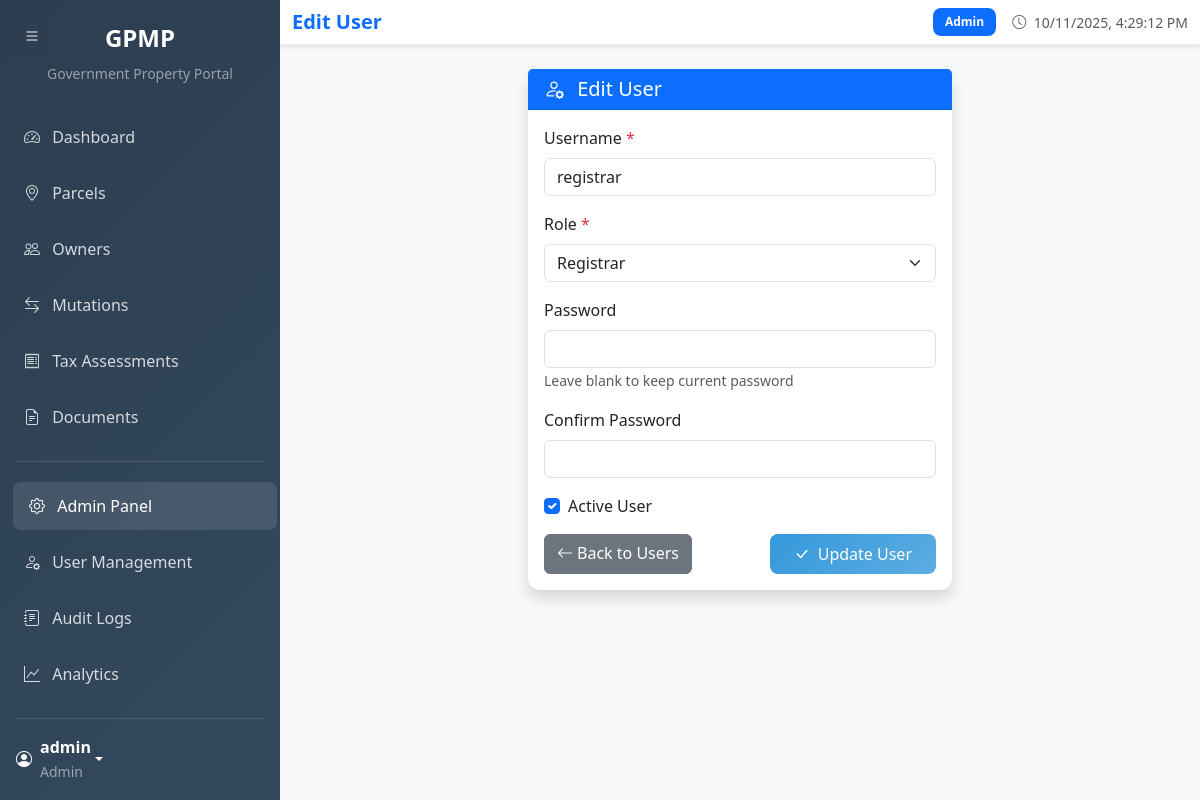
Page /admin/users/2/edit (signed in) on the committed database.
### models/user_account.py (models this page shows, shortened)
class UserAccount(UserMixin, db.Model):
    __tablename__ = 'user_account'
    user_id = db.Column(db.Integer, primary_key=True)
    username = db.Column(db.String(80), unique=True, nullable=False)
    password_hash = db.Column(db.String(255), nullable=False)
    role = db.Column(db.Enum('Registrar', 'Approver', 'Viewer', 'Admin', name='user_role_enum'), nullable=False)
    last_login = db.Column(db.DateTime)
    created_at = db.Column(db.DateTime, default=datetime.utcnow)
    is_active = db.Column(db.Boolean, default=True)
    mutations_approved = db.relationship('Mutation', backref='approver', lazy=True)
    audit_logs = db.relationship('AuditLog', backref='user', lazy=True)

### routes/admin_routes.py (the view, shortened to what this page needs)
@admin_bp.route('/users/<int:user_id>/edit', methods=['GET', 'POST'])
@admin_required
def edit_user(user_id):
    user = UserAccount.query.get_or_404(user_id)
    return render_template('admin/user_form.html', user=user)

### templates/admin/user_form.html (shortened to what this page needs)
{% extends "base.html" %}
{% block page_title %}{{ 'Edit' if user else 'Create' }} User{% endblock %}
{% block content %}
<div class="row">
    <div class="col-lg-6 mx-auto">
        <div class="card shadow">
            <div class="card-header bg-primary text-white">
                <h5 class="mb-0">
                    <i class="bi bi-person-gear me-2"></i>
                    {{ 'Edit' if user else 'Create' }} User
                </h5>
            </div>
            <div class="card-body">
                <form method="POST" class="needs-validation" novalidate>
                    <div class="mb-3">
                        <label for="username" class="form-label">Username <span class="text-danger">*</span></label>
                        <input type="text" class="form-control" id="username" name="username"
                               value="{{ user.username if user else '' }}"
                               {{ 'readonly' if user else '' }} required>
                    </div>
                    <div class="mb-3">
                        <label for="role" class="form-label">Role <span class="text-danger">*</span></label>
                        <select class="form-select" id="role" name="role" required>
                            <option value="Registrar" {{ 'selected' if user and user.role == 'Registrar' }}>Registrar</option>
                        </select>
                    </div>
                    <div class="mb-3">
                        <label for="password" class="form-label">
                            Password
                        </label>
                        <input type="password" class="form-control" id="password" name="password"
                               {{ 'required' if not user else '' }}>
                        {% if user %}
                        <small class="form-text text-muted">Leave blank to keep current password</small>
                        {% endif %}
                    </div>
                    <div class="mb-3">
                        <label for="confirm_password" class="form-label">
                            Confirm Password
                        </label>
                        <input type="password" class="form-control" id="confirm_password" name="confirm_password"
                               {{ 'required' if not user else '' }}>
                    </div>
                    {% if user %}
                    <div class="mb-3">
                        <div class="form-check">
                            <input class="form-check-input" type="checkbox" id="is_active" name="is_active"
                                   {{ 'checked' if user.is_active }}>
                            <label class="form-check-label" for="is_active">
                                Active User
                            </label>
                        </div>
                    </div>
                    {% endif %}
                    <div class="d-flex justify-content-between">
                        <a href="{{ url_for('admin.manage_users') }}" class="btn btn-secondary">
                            <i class="bi bi-arrow-left me-1"></i>Back to Users
                        </a>
                        <button type="submit" class="btn btn-primary">
                            <i class="bi bi-check-lg me-1"></i>
                            {{ 'Update' if user else 'Create' }} User
                        </button>
                    </div>
                </form>
            </div>
        </div>
    </div>
</div>
{% endblock %}

### templates/base.html (shortened to what this page needs)
<!DOCTYPE html>
<html lang="en">
<head>
    <link href="https://cdn.jsdelivr.net/npm/bootstrap@5.3.0/dist/css/bootstrap.min.css" rel="stylesheet">
    <link href="https://cdn.jsdelivr.net/npm/bootstrap-icons@1.10.0/font/bootstrap-icons.css" rel="stylesheet">
    <link rel="stylesheet" href="https://unpkg.com/leaflet@1.9.4/dist/leaflet.css" />
</head>
<body>
    {% if current_user.is_authenticated %}
    <button class="sidebar-toggle" onclick="toggleSidebar()">
        <i class="bi bi-list"></i>
    </button>
    <nav class="sidebar" id="sidebar">
        <div class="position-sticky pt-4">
            <div class="text-center mb-4">
                <h4 class="text-white fw-bold">GPMP</h4>
                <small class="text-white-50">Government Property Portal</small>
            </div>
            <ul class="nav flex-column">
                <li class="nav-item">
                    <a class="nav-link {{ 'active' if request.endpoint == 'dashboard' }}" href="{{ url_for('dashboard') }}">
                        <i class="bi bi-speedometer2 me-2"></i>
                        <span class="nav-text">Dashboard</span>
                    </a>
                </li>
                <li class="nav-item">
                    <a class="nav-link {{ 'active' if 'parcel' in request.endpoint }}" href="{{ url_for('parcel.list_parcels') }}">
                        <i class="bi bi-geo-alt me-2"></i>
                        <span class="nav-text">Parcels</span>
                    </a>
                </li>
                <li class="nav-item">
                    <a class="nav-link {{ 'active' if 'owner' in request.endpoint }}" href="{{ url_for('owner.list_owners') }}">
                        <i class="bi bi-people me-2"></i>
                        <span class="nav-text">Owners</span>
                    </a>
                </li>
                <li class="nav-item">
                    <a class="nav-link {{ 'active' if 'mutation' in request.endpoint }}" href="{{ url_for('mutation.list_mutations') }}">
                        <i class="bi bi-arrow-left-right me-2"></i>
                        <span class="nav-text">Mutations</span>
                    </a>
                </li>
                <li class="nav-item">
                    <a class="nav-link {{ 'active' if 'tax' in request.endpoint }}" href="{{ url_for('tax.list_tax_assessments') }}">
                        <i class="bi bi-receipt me-2"></i>
                        <span class="nav-text">Tax Assessments</span>
                    </a>
                </li>
                <li class="nav-item">
                    <a class="nav-link {{ 'active' if 'document' in request.endpoint }}" href="{{ url_for('document.list_documents') }}">
                        <i class="bi bi-file-earmark-text me-2"></i>
                        <span class="nav-text">Documents</span>
                    </a>
                </li>
                {% if current_user.role == 'Admin' %}
                <hr class="text-white-50 mx-3">
                <li class="nav-item">
                    <a class="nav-link {{ 'active' if 'admin' in request.endpoint }}" href="{{ url_for('admin.dashboard') }}">
                        <i class="bi bi-gear me-2"></i>
                        <span class="nav-text">Admin Panel</span>
                    </a>
                </li>
                <li class="nav-item">
                    <a class="nav-link" href="{{ url_for('admin.manage_users') }}">
                        <i class="bi bi-person-gear me-2"></i>
                        <span class="nav-text">User Management</span>
                    </a>
                </li>
                <li class="nav-item">
                    <a class="nav-link" href="{{ url_for('admin.audit_logs') }}">
                        <i class="bi bi-journal-text me-2"></i>
                        <span class="nav-text">Audit Logs</span>
                    </a>
                </li>
                <li class="nav-item">
                    <a class="nav-link" href="{{ url_for('admin.analytics') }}">
                        <i class="bi bi-graph-up me-2"></i>
                        <span class="nav-text">Analytics</span>
                    </a>
                </li>
                {% endif %}
            </ul>
            <hr class="text-white-50 mx-3">
            <div class="dropdown px-3">
                <a href="#" class="d-flex align-items-center text-white text-decoration-none dropdown-toggle" data-bs-toggle="dropdown">
                    <i class="bi bi-person-circle me-2"></i>
                    <div class="nav-text">
                        <strong>{{ current_user.username }}</strong><br>
                        <small class="text-white-50">{{ current_user.role }}</small>
                    </div>
                </a>
            </div>
        </div>
    </nav>
    <main class="main-content" id="mainContent">
        <nav class="navbar navbar-expand-lg navbar-light sticky-top">
            <div class="container-fluid">
                <div class="d-flex align-items-center">
                    <h5 class="mb-0 text-primary fw-bold">
                        {% block page_title %}Government Property Management Portal{% endblock %}
                    </h5>
                </div>
                <div class="d-flex align-items-center">
                    <span class="badge bg-primary me-3">{{ current_user.role }}</span>
                    <small class="text-muted">
                        <i class="bi bi-clock me-1"></i>
                        <span id="currentTime"></span>
                    </small>
                </div>
            </div>
        </nav>
        <div class="container-fluid p-4">
            {% block content %}{% endblock %}
        </div>
    </main>
    {% endif %}
</body>
</html>

### templates/base.html (style rules this page uses)
:root { --primary-color: #2c3e50; --secondary-color: #3498db; --success-color: #27ae60; --warning-color: #f39c12; --danger-color: #e74c3c; --sidebar-width: 280px; }
.sidebar { min-height: 100vh; width: var(--sidebar-width); background: linear-gradient(135deg, var(--primary-color) 0%, #34495e 100%); position: fixed; top: 0; left: 0; z-index: 1000; transition: all 0.3s ease; }
.sidebar .nav-link { color: rgba(255, 255, 255, 0.8); border-radius: 0.5rem; margin: 0.25rem 0.5rem; padding: 0.75rem 1rem; transition: all 0.3s ease; }
.sidebar .nav-link:hover, .sidebar .nav-link.active { color: white; background-color: rgba(255, 255, 255, 0.1); transform: translateX(5px); }
.main-content { margin-left: var(--sidebar-width); background-color: #f8f9fa; min-height: 100vh; transition: all 0.3s ease; }
.navbar { background: white; box-shadow: 0 2px 4px rgba(0,0,0,0.1); border-bottom: 1px solid #e9ecef; }
.card { border: none; box-shadow: 0 0.125rem 0.25rem rgba(0, 0, 0, 0.075); border-radius: 0.75rem; transition: all 0.3s ease; }
.btn-primary { background: linear-gradient(135deg, var(--secondary-color), #5dade2); border: none; border-radius: 0.5rem; padding: 0.5rem 1.5rem; font-weight: 500; transition: all 0.3s ease; }
.badge { font-size: 0.75rem; padding: 0.5rem 0.75rem; border-radius: 0.5rem; }
.sidebar-toggle { position: fixed; top: 1rem; left: 1rem; z-index: 1001; background: var(--primary-color); color: white; border: none; border-radius: 0.5rem; padding: 0.5rem; transition: all 0.3s ease; }

### rows in the picture
UserAccount: username "admin", role "Admin"
UserAccount: username "registrar"

### other values in the picture
{{ 'Edit' if user else 'Create' }} "Edit"
{{ 'Update' if user else 'Create' }} "Update"
